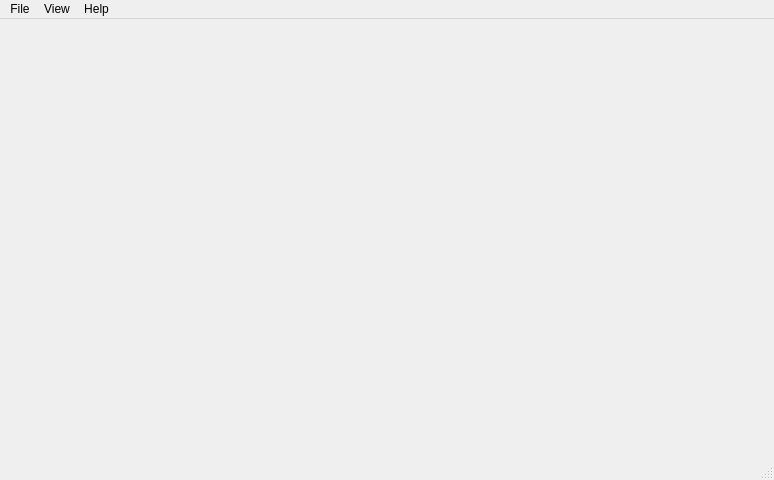
<?xml version="1.0" encoding="UTF-8"?>
<ui version="4.0">
 <class>MainWindow</class>
 <widget class="QMainWindow" name="MainWindow">
  <property name="geometry">
   <rect>
    <x>0</x>
    <y>0</y>
    <width>774</width>
    <height>480</height>
   </rect>
  </property>
  <property name="windowTitle">
   <string>EpiPy</string>
  </property>
  <widget class="QWidget" name="centralwidget">
   <layout class="QHBoxLayout" name="horizontalLayout_3">
    <item>
     <widget class="QSplitter" name="splitter">
      <property name="orientation">
       <enum>Qt::Horizontal</enum>
      </property>
      <widget class="QWidget" name="side_bar_widget" native="true">
       <property name="maximumSize">
        <size>
         <width>333</width>
         <height>16777215</height>
        </size>
       </property>
       <layout class="QVBoxLayout" name="verticalLayout_2"/>
      </widget>
     </widget>
    </item>
   </layout>
  </widget>
  <widget class="QMenuBar" name="menubar">
   <property name="geometry">
    <rect>
     <x>0</x>
     <y>0</y>
     <width>774</width>
     <height>27</height>
    </rect>
   </property>
   <widget class="QMenu" name="menuFile">
    <property name="title">
     <string>File</string>
    </property>
    <addaction name="openFileAction"/>
    <addaction name="separator"/>
    <addaction name="saveAction"/>
    <addaction name="saveAsAction"/>
    <addaction name="separator"/>
    <addaction name="exportAction"/>
    <addaction name="separator"/>
    <addaction name="exitAction"/>
   </widget>
   <widget class="QMenu" name="menuView">
    <property name="title">
     <string>View</string>
    </property>
    <addaction name="showFullscreenAction"/>
    <addaction name="exitFullscreenAction"/>
    <addaction name="showSidebarAction"/>
    <addaction name="hideSidebarAction"/>
   </widget>
   <widget class="QMenu" name="menuHelp">
    <property name="title">
     <string>Help</string>
    </property>
    <addaction name="aboutAction"/>
   </widget>
   <addaction name="menuFile"/>
   <addaction name="menuView"/>
   <addaction name="menuHelp"/>
  </widget>
  <widget class="QStatusBar" name="statusbar"/>
  <action name="openFileAction">
   <property name="text">
    <string>Open File...</string>
   </property>
   <property name="shortcut">
    <string>Ctrl+O</string>
   </property>
  </action>
  <action name="actionNew">
   <property name="text">
    <string>New</string>
   </property>
  </action>
  <action name="saveAction">
   <property name="text">
    <string>Save</string>
   </property>
   <property name="shortcut">
    <string>Ctrl+S</string>
   </property>
  </action>
  <action name="saveAsAction">
   <property name="text">
    <string>Save As...</string>
   </property>
   <property name="shortcut">
    <string>Ctrl+Shift+S</string>
   </property>
  </action>
  <action name="exportAction">
   <property name="text">
    <string>Export</string>
   </property>
   <property name="shortcut">
    <string>Ctrl+E</string>
   </property>
  </action>
  <action name="exitAction">
   <property name="text">
    <string>Exit</string>
   </property>
   <property name="shortcut">
    <string>Ctrl+Q</string>
   </property>
  </action>
  <action name="showSidebarAction">
   <property name="text">
    <string>Show Sidebar</string>
   </property>
  </action>
  <action name="hideSidebarAction">
   <property name="text">
    <string>Hide Sidebar</string>
   </property>
  </action>
  <action name="aboutAction">
   <property name="text">
    <string>About EpiPy</string>
   </property>
  </action>
  <action name="showFullscreenAction">
   <property name="text">
    <string>Show Fullscreen</string>
   </property>
  </action>
  <action name="actionNormalscreen">
   <property name="text">
    <string>Normalscreen</string>
   </property>
  </action>
  <action name="exitFullscreenAction">
   <property name="text">
    <string>Exit Fullscreen</string>
   </property>
  </action>
 </widget>
 <resources/>
 <connections/>
</ui>
